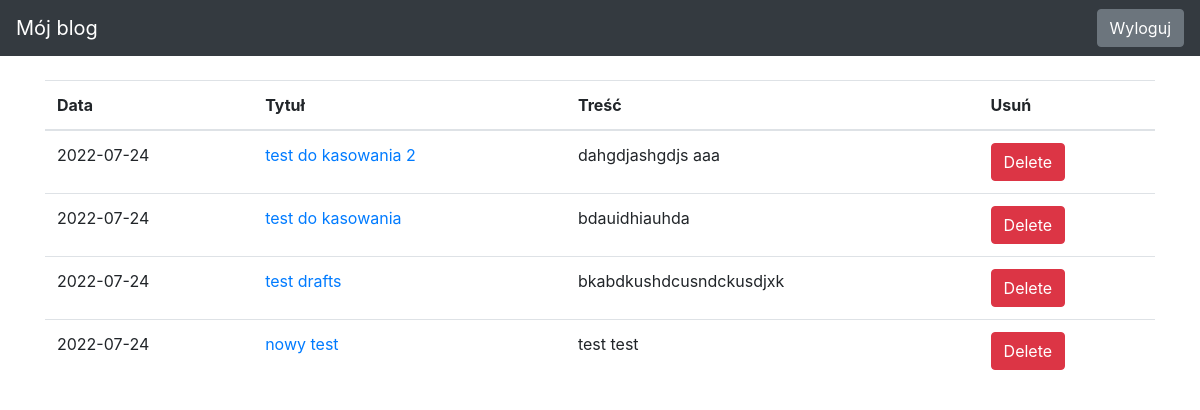
The page /drafts/ (signed in) on the database as committed earlier.
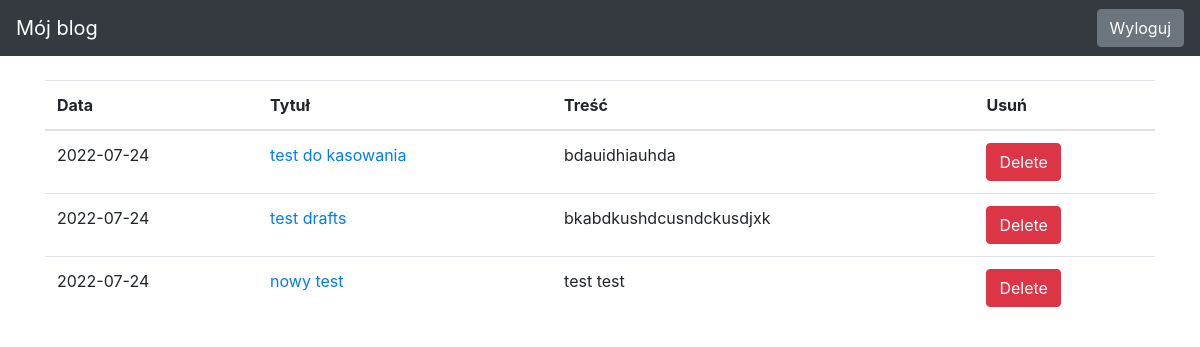
The same page on the database as committed later.
### blog/models.py (models this page shows)
class Entry(db.Model):
   id = db.Column(db.Integer, primary_key=True)
   title = db.Column(db.String(80), nullable=False)
   body = db.Column(db.Text, nullable=False)
   pub_date = db.Column(db.DateTime, nullable=False,
       default=datetime.datetime.utcnow)
   is_published = db.Column(db.Boolean, default=False)

### blog/routes.py (the view)
@app.route("/drafts/", methods=['GET'])
@login_required
def list_drafts():
   drafts = Entry.query.filter_by(is_published=False).order_by(Entry.pub_date.desc())
   return render_template("drafts.html", drafts=drafts)

### blog/routes.py (called while the page is built)
def login_required(view_func):
   @functools.wraps(view_func)
   def check_permissions(*args, **kwargs):
       if session.get('logged_in'):
           return view_func(*args, **kwargs)
       return redirect(url_for('login', next=request.path))
   return check_permissions

### blog/templates/drafts.html (shortened to what this page needs)
{% extends "base.html" %}
{% block content %}
<table class="table">
   <thead>
     <tr>
       <th scope="col">Data</th>
       <th scope="col">Tytuł</th>
       <th scope="col">Treść</th>
       <th scope="col">Usuń</th>
     </tr>
   </thead>
   <tbody>
       {% for post in drafts %}
     <tr>
       <td>
           {{ post.pub_date.strftime('%Y-%m-%d') }}
       </td>
       <td>
           <a href="{{ url_for('edit_entry', entry_id=post.id) }}">
               {{ post.title }}
           </a>
       </td>
       <td>{{ post.body|truncate(100, true) }}</td>
       <td><form action="{{ url_for('delete_post', entry_id=post.id) }}" method="post">
        <input type="submit" value="Delete" class="btn btn-danger">
       </form>
       </td>
     </tr>
     {% endfor %}
   </tbody>
 </table>
{% endblock %}

### blog/templates/base.html (shortened to what this page needs)
<!doctype html>
<html lang="en">
<head>
 <link rel="stylesheet" href="https://stackpath.bootstrapcdn.com/bootstrap/4.5.0/css/bootstrap.min.css"
>
</head>
<body>
 <nav class="navbar navbar-expand-md navbar-dark bg-dark fixed-top">
   <a class="navbar-brand" href="/">Mój blog</a>
   <div class="collapse navbar-collapse" id="navbarsExampleDefault">
    {% if session.logged_in %}
      <form class="form-inline my-2 my-lg-0" action="{{ url_for('logout') }}" method="POST">
        <button class="btn btn-secondary my-2 my-sm-0" type="submit">Wyloguj</button>
      </form>
    {% else %}
      <a href="{{ url_for('login') }}" class="btn btn-secondary my-2 my-lg-0">Zaloguj</a>
    {% endif %}
  </div>
 </nav>
 <main role="main" class="container">
   {% block content %}
   {% endblock %}
 </main>
</html>

### blog/templates/base.html (style rules this page uses)
body { padding-top: 5rem; }

Rows that differ between the two databases and show on the page:
removed Entry: pub_date "2022-07-24", title "test do kasowania 2", body "dahgdjashgdjs aaa"
